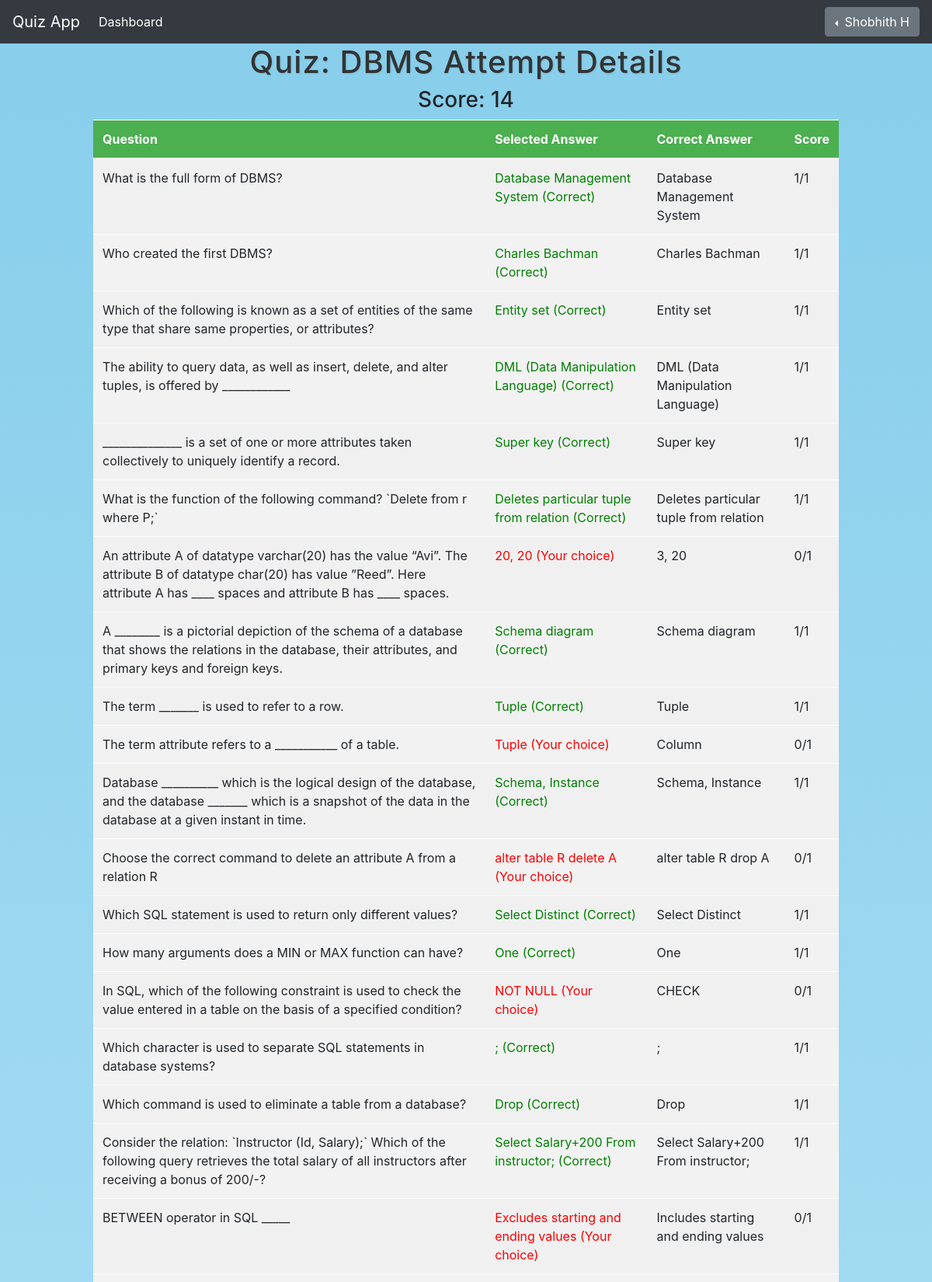
The page /quiz/nDjeL1rtfcI/attempt/10 (signed in, upper part) on the database its author committed.
### app/models.py (models this page shows)
class User(UserMixin, db.Model):
    __tablename__ = 'user'
    id = db.Column(db.Integer, primary_key=True)
    name = db.Column(db.String(100), nullable=False)
    usn = db.Column(db.String(10), unique=True, nullable=True)
    username = db.Column(db.String(100), unique=True, nullable=False)
    password = db.Column(db.String(200), nullable=False)
    role = db.Column(db.String(10), nullable=False, default='user')
    results = db.relationship('Result', back_populates='user')
    attempts = db.relationship('QuizAttempt', back_populates='user')

class Quiz(db.Model):
    __tablename__ = 'quiz'
    id = db.Column(db.Integer, primary_key=True)
    title = db.Column(db.String(150), nullable=False)
    time_limit = db.Column(db.Integer, nullable=True)
    num_questions_display = db.Column(db.Integer, nullable=False)
    link = db.Column(db.String(255), unique=True, nullable=False, default=generate_unique_quiz_link)
    admin_id = db.Column(db.Integer, db.ForeignKey('user.id'), nullable=False)
    questions = db.relationship('Question', backref='quiz', lazy=True, cascade='all, delete-orphan')
    results = db.relationship('Result', back_populates='quiz')
    start_time = db.Column(db.DateTime, nullable=True)
    end_time = db.Column(db.DateTime, nullable=True)
    attempts = db.relationship('QuizAttempt', back_populates='quiz')

class Result(db.Model):
    __tablename__ = 'result'
    id = db.Column(db.Integer, primary_key=True)
    score = db.Column(db.Integer, nullable=False)
    user_id = db.Column(db.Integer, db.ForeignKey('user.id'), nullable=False)
    quiz_id = db.Column(db.Integer, db.ForeignKey('quiz.id'), nullable=False)
    timestamp = db.Column(db.DateTime, default=datetime.utcnow)
    user = db.relationship('User', back_populates='results')
    quiz = db.relationship('Quiz', back_populates='results')
    attempted = db.Column(db.Boolean, default=False, nullable=False)

class UserAnswer(db.Model):
    __tablename__ = 'useranswer'
    id = db.Column(db.Integer, primary_key=True)
    user_id = db.Column(db.Integer, db.ForeignKey('user.id'), nullable=False)
    quiz_id = db.Column(db.Integer, db.ForeignKey('quiz.id'), nullable=False)
    question_id = db.Column(db.Integer, db.ForeignKey('question.id'), nullable=False)
    option_id = db.Column(db.Integer, db.ForeignKey('option.id'), nullable=False)
    attempt_id = db.Column(db.Integer, db.ForeignKey('quizattempt.id'), nullable=False)
    timestamp = db.Column(db.DateTime, default=datetime.utcnow)
    user = db.relationship('User', backref='user_answers')
    quiz = db.relationship('Quiz', backref='quiz_answers')
    question = db.relationship('Question', backref='question_answers')
    option = db.relationship('Option', backref='option_answers')
    attempt = db.relationship('QuizAttempt', back_populates='user_answers')

class Question(db.Model):
    __tablename__ = 'question'
    id = db.Column(db.Integer, primary_key=True)
    text = db.Column(db.String(200), nullable=False)
    correct_answer = db.Column(db.String(200), nullable=False)
    quiz_id = db.Column(db.Integer, db.ForeignKey('quiz.id'), nullable=False)
    options = db.relationship('Option', backref='question', lazy=True, cascade="all, delete-orphan")
    points = db.Column(db.Integer, nullable=False, default=1)
    attempts = db.relationship('QuizAttempt', secondary=attempt_questions, back_populates='questions')

class Option(db.Model):
    __tablename__ = 'option'
    id = db.Column(db.Integer, primary_key=True)
    text = db.Column(db.String(200), nullable=False)
    question_id = db.Column(db.Integer, db.ForeignKey('question.id'), nullable=False)

### app/routes.py (the view)
@main.route('/<path:path>', methods=['GET', 'POST'])
def catch_all(path):
    print(f"Unhandled path: {path}")
    return f"Path requested: {path}", 404

### app/routes.py (called while the page is built)
@login_manager.user_loader
def load_user(user_id):
    return User.query.get(int(user_id))

### app/templates/user_quiz_attempt_details.html (shortened to what this page needs)
<!DOCTYPE html>
<html lang="en">
<head>
    <link rel="stylesheet" href="{{ url_for('static', filename='css/base.css') }}">
    <link rel="stylesheet" href="https://cdn.jsdelivr.net/npm/bootstrap@4.6.2/dist/css/bootstrap.min.css">
</head>
<body>
    <nav class="navbar navbar-expand-lg navbar-dark bg-dark">
        <a class="navbar-brand" href="#">Quiz App</a>
        <div class="collapse navbar-collapse" id="navbarText">
            <ul class="navbar-nav mr-auto">
                <li class="nav-item active">
                    <a class="nav-link" href="{{url_for('main.dashboard')}}">Dashboard <span class="sr-only">(current)</span></a>
                </li>
            </ul>
            {% if name %}
                <div class="btn-group dropleft">
                    <span class="btn btn-secondary dropdown-toggle" type="button" id="dropdownMenuButton" data-toggle="dropdown" aria-haspopup="true" aria-expanded="false">
                        {{ name}}
                    </span>
                </div>
            {% else %}
                <span class="navbar-text">
                    <a href="{{url_for('main.login')}}">Login</a>
                </span>
            {% endif %}
        </div>
    </nav>
    <h1>Quiz: {{ quiz.title }} Attempt Details</h1>
    <h3>Score: {{result.score}}</h3>
    {% if display %}
        <table class="table table-striped table-light" style="width: 80%;">
            <thead>
                <tr>
                    <th>Question</th>
                    <th>Selected Answer</th>
                    <th>Correct Answer</th>
                    <th>Score</th>
                </tr>
            </thead>
            <tbody>
                {% for user_answer in user_answers %}
                <tr>
                    <td>{{ user_answer.question.text }}</td>
                    <td class="{{ 'correct' if user_answer.option.text == user_answer.question.correct_answer else 'incorrect' }}">
                        {{ user_answer.option.text }}
                        {% if user_answer.option.text == user_answer.question.correct_answer %}
                            (Correct)
                        {% else %}
                            (Your choice)
                        {% endif %}
                    </td>
                    <td>{{ user_answer.question.correct_answer }}</td>
                    <td>{% if user_answer.option.text == user_answer.question.correct_answer %}{{ user_answer.question.points }}{% else %}0{% endif %}/{{ user_answer.question.points }}</td>
                </tr>
            {% endfor %}
                    </tbody>
        </table>
    {% else %}
        <p>Detailed results will be displayed after the quiz ends.</p>
    {% endif %}
</body>
</html>

### app/static/css/base.css (style rules this page uses)
body { font-family: Arial, sans-serif; margin: 0; padding: 0; background: linear-gradient(to bottom, #87ceeb 0%, #bbe7f8 100%); display: flex; flex-direction: column; align-items: center; width: 100%; min-height: 100vh; }
nav { width: 100%; }
h1 { text-align: center; color: #333; margin-bottom: 10px; text-shadow: 1px 1px 2px rgba(0, 0, 0, 0.1); letter-spacing: 1px; }

### app/templates/user_quiz_attempt_details.html (style rules this page uses)
table { width: 80%; border-collapse: collapse; border: 0; }
th, td { padding: 8px; text-align: left; }
th { background-color: #4CAF50; color: white; }
tr:nth-child(even) { background-color: #f2f2f2; }
.correct { color: green; }
.incorrect { color: red; }

### rows shown on the page
User: name "Shobhith H"
Quiz: title "DBMS"
Result: score "14"
UserAnswer: question.text "What is the full form of DBMS?", option.text "Database Management System", shows "(Correct)", question.correct_answer "Database Management System", question.points "1"
UserAnswer: question.text "Who created the first DBMS?", option.text "Charles Bachman", shows "(Correct)", question.correct_answer "Charles Bachman", question.points "1"
UserAnswer: question.text "Which of the following is known as a set of entities of the same type that share same properties, or attributes?", option.text "Entity set", shows "(Correct)", question.correct_answer "Entity set", question.points "1"
UserAnswer: question.text "The ability to query data, as well as insert, delete, and alter tuples, is offered by ____________", option.text "DML (Data Manipulation Language)", shows "(Correct)", question.correct_answer "DML (Data Manipulation Language)", question.points "1"
UserAnswer: question.text "______________ is a set of one or more attributes taken collectively to uniquely identify a record.", option.text "Super key", shows "(Correct)", question.correct_answer "Super key", question.points "1"
UserAnswer: question.text "What is the function of the following command? `Delete from r where P;`", option.text "Deletes particular tuple from relation", shows "(Correct)", question.correct_answer "Deletes particular tuple from relation", question.points "1"
UserAnswer: question.text "An attribute A of datatype varchar(20) has the value “Avi”. The attribute B of datatype char(20) has value ”Reed”. Here attribute A has ____ spaces and attribute B has ____ spaces.", option.text "20, 20", shows "(Your choice)", question.correct_answer "3, 20", question.points "1"
UserAnswer: question.text "A ________ is a pictorial depiction of the schema of a database that shows the relations in the database, their attributes, and primary keys and foreign keys.", option.text "Schema diagram", shows "(Correct)", question.correct_answer "Schema diagram", question.points "1"
UserAnswer: question.text "The term _______ is used to refer to a row.", option.text "Tuple", shows "(Correct)", question.correct_answer "Tuple", question.points "1"
UserAnswer: question.text "The term attribute refers to a ___________ of a table.", option.text "Tuple", shows "(Your choice)", question.correct_answer "Column", shows "0", question.points "1"
UserAnswer: question.text "Database __________ which is the logical design of the database, and the database _______ which is a snapshot of the data in the database at a given instant in time.", option.text "Schema, Instance", shows "(Correct)", question.correct_answer "Schema, Instance", question.points "1"
UserAnswer: question.text "Choose the correct command to delete an attribute A from a relation R", option.text "alter table R delete A", shows "(Your choice)", question.correct_answer "alter table R drop A", shows "0", question.points "1"
UserAnswer: question.text "Which SQL statement is used to return only different values?", option.text "Select Distinct", shows "(Correct)", question.correct_answer "Select Distinct", question.points "1"
UserAnswer: question.text "How many arguments does a MIN or MAX function can have?", option.text "One", shows "(Correct)", question.correct_answer "One", question.points "1"
UserAnswer: question.text "In SQL, which of the following constraint is used to check the value entered in a table on the basis of a specified condition?", option.text "NOT NULL", shows "(Your choice)", question.correct_answer "CHECK", shows "0", question.points "1"
UserAnswer: question.text "Which character is used to separate SQL statements in database systems?", option.text ";", shows "(Correct)", question.correct_answer ";", question.points "1"
UserAnswer: question.text "Which command is used to eliminate a table from a database?", option.text "Drop", shows "(Correct)", question.correct_answer "Drop", question.points "1"
UserAnswer: question.text "Consider the relation: `Instructor (Id, Salary);` Which of the following query retrieves the total salary of all instructors after receiving a bonus of 200/-?", option.text "Select Salary+200 From instructor;", shows "(Correct)", question.correct_answer "Select Salary+200 From instructor;", question.points "1"
UserAnswer: question.text "BETWEEN operator in SQL _____", option.text "Excludes starting and ending values", shows "(Your choice)", question.correct_answer "Includes starting and ending values", shows "0", question.points "1"
